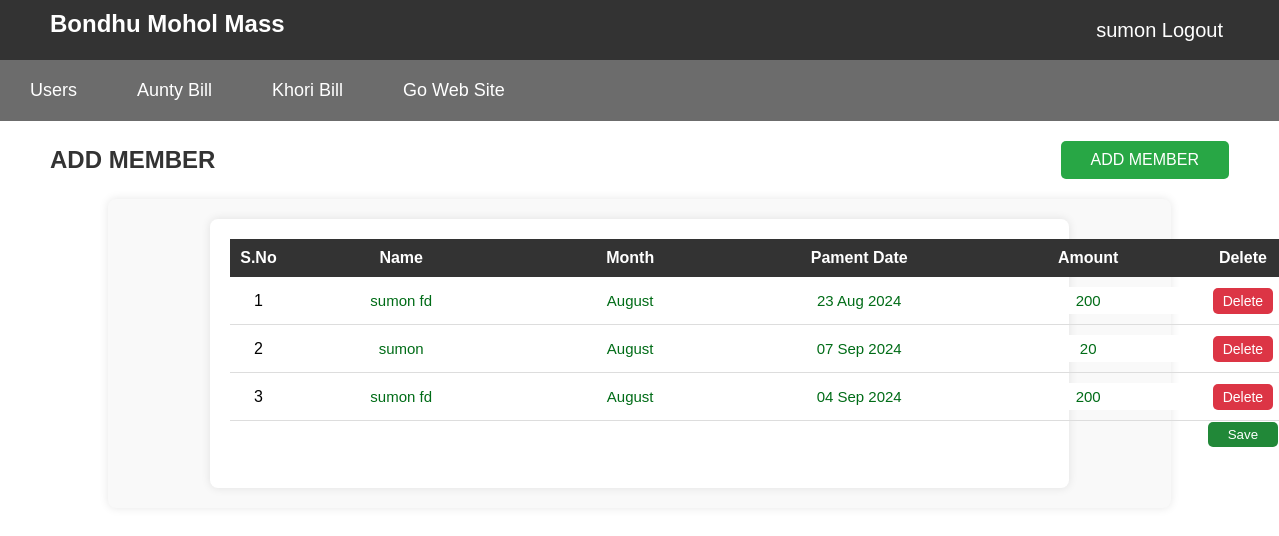
/admin/aunty_bill/view_aunty_bill_member.php?viewid=1&month=August (signed in), run on the app's committed database.
### tables this page shows
CREATE TABLE `aunty_bill` (
  `id` int NOT NULL,
  `name` varchar(100) NOT NULL,
  `month_name` varchar(100) NOT NULL,
  `auth_id` varchar(100) NOT NULL,
  `pament_date` varchar(200) NOT NULL,
  `amount` varchar(200) NOT NULL DEFAULT '0'
);

### admin/aunty_bill/view_aunty_bill_member.php (the view, shortened to what this page needs)
<?php
    include "../master/header.php";
    include "../config/config.php";
    if (isset($_GET['viewid'])) {
        $viewid = $_GET['viewid'];
    }
    if (isset($_GET['month'])) {
        $month = $_GET['month'];
    }
    $aunty_bill = "SELECT * FROM aunty_bill WHERE auth_id = '$viewid'";
    $views = mysqli_query($conn, $aunty_bill);
?>
<!DOCTYPE html>
<html lang="en">
<head>
</head>
<body>
<div class="header">
        <h1>ADD MEMBER</h1>
        <form action="" method="GET">
            <button type="submit" name="add_member">ADD MEMBER</button>
        </form>
</div>
<div class="user_container">
    <div id="table-container">
        <form action="" method="GET">
            <table id="user-table">
                <thead id="table-header" class="table-headeran">
                    <tr>
                        <th>S.No</th>
                        <th>Name</th>
                        <th>Month</th>
                        <th>Pament Date</th>
                        <th>Amount</th>
                        <th>Delete</th>
                    </tr>
                </thead>
                <tbody id="table-body" class="table-bodyan">
                    <?php $count = 1; foreach( $views as  $view ) :?>
                    <tr id="input">
                        <td><?= $count++;?></td>
                        <td><input type="hidden" name="id[]" value="<?= $view['id'];?>">
                            <input type="text" name="name[]" value="<?= $view['name'];?>"></td>
                        <td><input type="text" name="month[]" value="<?= $view['month_name'];?>" readonly></td>
                        <td><input type="text" name="pament_date[]" value="<?= $view['pament_date'];?>" readonly></td>
                        <td><input type="text" name="amount[]" value="<?= $view['amount'];?>"></td>
                        <td><a href="delete.php?de_ID=<?= $view['id']; ?>&viewid=<?=$viewid;?>&month=<?=$month;?>" class="category-button category-delete-button" style="text-decoration: none;">Delete</a></td>
                    </tr>
                    <?php endforeach; ?>
                </tbody>
                <tfoot id="view_footer">
                    <tr>
                        <td colspan="5"></td>
                        <td colspan="1"><button type="submit" name="update_save">Save</button></td>
                    </tr>
                </tfoot>
            </table>
        </form>
    </div>
</div>
</body>
</html>

### css/style.css (style rules this page uses)
body { margin: 0; font-family: Arial, sans-serif; }
.header { display: flex; justify-content: space-between; align-items: center; margin:20px 50px; }
h1 { font-size: 24px; margin: 0; color: #333; }
.header button { padding: 10px 30px; background-color: #28a745; color: white; border: none; border-radius: 5px; cursor: pointer; font-size: 16px; text-decoration: none; }
#table-container { margin-top: 20px; max-width: 80%; margin: 0 auto; padding: 20px; background-color: white; box-shadow: 0 0 10px rgba(0, 0, 0, 0.1); border-radius: 8px; }
#user-table { width: 100%; border-collapse: collapse; margin-bottom:20px; text-align: center; }
.category-button { padding: 5px 10px; border: none; border-radius: 5px; cursor: pointer; font-size: 14px; }
.category-delete-button { background-color: #dc3545; color: white; }
.user_container { max-width: 80%; margin: 0 auto; padding: 20px; background-color: #f9f9f9; border-radius: 8px; box-shadow: 0 0 10px rgba(0, 0, 0, 0.1); }
#input td input { border: none; color: #006c17; padding: 5px; font-size: 15px; text-align: center; }
.table-headeran tr th { background-color: #333; color: white; padding: 10px; margin: 0 auto; text-align: center; }
.table-bodyan tr td { padding: 10px; border-bottom: 1px solid #ddd; }
#view_footer tr { margin-top: 20px; padding: 20px; }
#view_footer button { background-color: #218838; border: none; padding: 5px 20px; color: white; border-radius: 5px; }

### data on the page
aunty_bill: name "sumon fd", month_name "August", pament_date "23 Aug 2024", amount "200"
aunty_bill: name "sumon", month_name "August", pament_date "07 Sep 2024", amount "20"
aunty_bill: name "sumon fd", month_name "August", pament_date "04 Sep 2024", amount "200"

### other printed values
$_SESSION['username'] "sumon"
